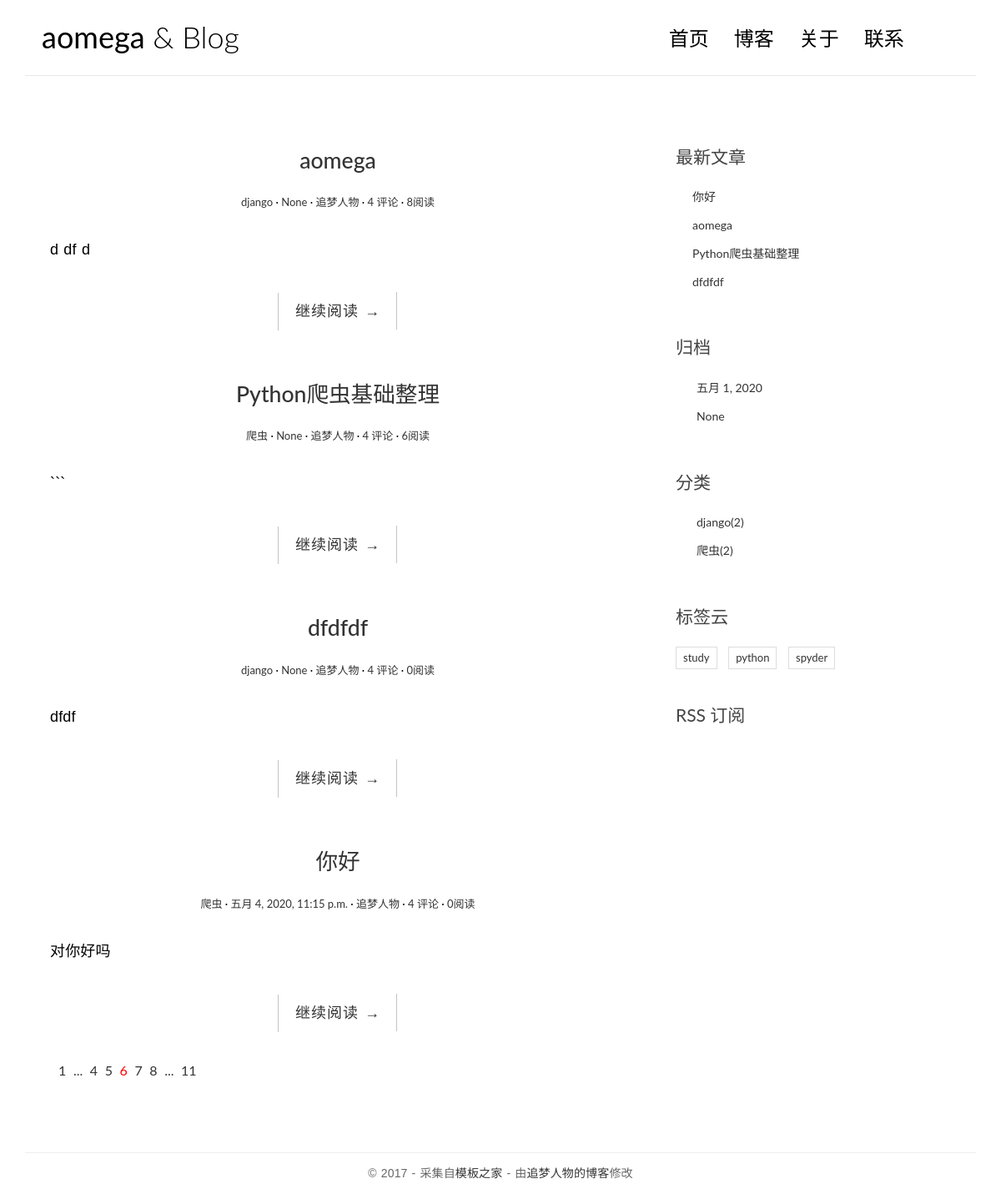
The page / on the database its author committed.
### blog/models.py (models this page shows, shortened)
class Post(models.Model):
    title = models.CharField(max_length=70)
    body = models.TextField()
    created_time = models.DateTimeField(auto_now=True)
    modified_time = models.DateTimeField(auto_now_add=True)
    excerpt = models.CharField(max_length=200, blank=True)
    views = models.PositiveIntegerField(default=0)
    category = models.ForeignKey(Category, on_delete=models.CASCADE)
    tags = models.ManyToManyField(Tag,blank=True)
    def get_absolute_url(self):
        return reverse('detail', kwargs={'id': self.id})

class Category(models.Model):
    name = models.CharField(max_length=30)
    def __str__(self):
        return self.name

class Tag(models.Model):
    name = models.CharField(max_length=30)

### blog/views.py (the view)
# urls.py: urlpatterns = [ url(r'^$', views.index, name='index'),
def index(request):
    posts = Post.objects.all()
    return render(request, 'blog/index.html',
                  context={ 'posts':posts })

### blog/templatetags/blog_tags.py (called while the page is built)
@register.simple_tag
def get_recent_posts(num=5):
    posts = Post.objects.all().order_by('-created_time')[:num]
    return posts

@register.simple_tag
def archives():
    return Post.objects.dates('created_time', 'month', order='DESC')

@register.simple_tag
def get_tags(): # 别忘了在顶部引入 Category 类
    return Tag.objects.all()

@register.simple_tag
def get_categories():
    return Category.objects.annotate(num_posts=Count('post')).filter(num_posts__gt=0)

### templates/blog/index.html (shortened to what this page needs)
{% extends 'base.html' %}
{% block main %}
    {%for post in posts%}
    <article class="post post-1">
    <header class="entry-header">
                        <h1 class="entry-title">
                            <a href="{{ post.get_absolute_url }}">{{post.title}}</a>
                        </h1>
                        <div class="entry-meta">
                            <span class="post-category"><a href="#">{{ post.category }}</a></span>
                            <span class="post-date"><a href="#"><time class="entry-date"
                                                                      datetime="{{post.created_time}}">{{post.created_time}}</time></a></span>
                            <span class="post-author"><a href="#">追梦人物</a></span>
                            <span class="comments-link"><a href="#">4 评论</a></span>
                            <span class="views-count"><a href="#">{{ post.views }}阅读</a></span>
                        </div>
                    </header>
    <div class="entry-content clearfix">
                        <p>{{ post.excerpt }}</p>
                        <div class="read-more cl-effect-14">
                            <a href="{{post.get_absolute_url}}" class="more-link">继续阅读 <span class="meta-nav">→</span></a>
                        </div>
                    </div>
    </article>
    {% endfor %}
<div class="pagination">
                    <ul>
                        <li><a href="">1</a></li>
                        <li><a href="">...</a></li>
                        <li><a href="">4</a></li>
                        <li><a href="">5</a></li>
                        <li class="current"><a href="">6</a></li>
                        <li><a href="">7</a></li>
                        <li><a href="">8</a></li>
                        <li><a href="">...</a></li>
                        <li><a href="">11</a></li>
                    </ul>
</div>
{% endblock %}

### templates/base.html (shortened to what this page needs)
{% load staticfiles %}
{% load blog_tags %}
<html>
<head>
    <link rel="stylesheet" href="/static/css/bootstrap.min.css">
    <link rel="stylesheet" href="http://code.ionicframework.com/ionicons/2.0.1/css/ionicons.min.css">
    <link rel="stylesheet" href="/static/css/pace.css">
    <link rel="stylesheet" href="/static/css/custom.css">
    <link rel="stylesheet" href="/static/css/highlights/colorful.css">
</head>
<body>
<div class="container">
    <header id="site-header">
        <div class="row">
            <div class="col-md-4 col-sm-5 col-xs-8">
                <div class="logo">
                    <h1><a href="{% url 'index' %}"><b>aomega</b> &amp; Blog</a></h1>
                </div>
            </div>
            <div class="col-md-8 col-sm-7 col-xs-4">
                <nav class="main-nav" role="navigation">
                    <div class="collapse navbar-collapse" id="bs-example-navbar-collapse-1">
                        <ul class="nav navbar-nav navbar-right">
                            <li class="cl-effect-11"><a href="{% url 'index' %}" data-hover="首页">首页</a></li>
                            <li class="cl-effect-11"><a href="{% url 'index' %}" data-hover="博客">博客</a></li>
                            <li class="cl-effect-11"><a href="about.html" data-hover="关于">关于</a></li>
                            <li class="cl-effect-11"><a href="contact.html" data-hover="联系">联系</a></li>
                        </ul>
                    </div>
                </nav>
            </div>
        </div>
    </header>
</div>
<div class="content-body">
    <div class="container">
        <div class="row">
            <main class="col-md-8">
                {% block main %}
                 {% endblock %}
            </main>
            <aside class="col-md-4">
                <div class="widget widget-recent-posts">
                    <h3 class="widget-title">最新文章</h3>
                    {% get_recent_posts as recent_post_list %}
                    <ul>
                        {% for post in recent_post_list %}
                        <li>
                            <a href="{{ post.get_absolute_url }}">{{ post.title }}</a>
                        </li>
                        {% endfor %}
                    </ul>
                </div>
                <div class="widget widget-archives">
                    <h3 class="widget-title">归档</h3>
                    {% archives as recent_time_list %}
                    <ul>
                        {% for recent_time in recent_time_list %}
                        <li>
                            <a href=" /archives/{{ recent_time.year }}/{{ recent_time.month }}/">{{recent_time}}</a>
                        </li>
                        {% endfor %}
                    </ul>
                </div>
                <div class="widget widget-category">
                    <h3 class="widget-title">分类</h3>
                     {% get_categories as categories_list %}
                    <ul>
                        {% for category in categories_list %}
                        <li>
                            <a href="/category/{{ category.id }}">{{ category.name }}<span class="post-count">({{ category.num_posts }})</span></a>
                        </li>
                        {% endfor %}
                    </ul>
                </div>
                <div class="widget widget-tag-cloud">
                    <h3 class="widget-title">标签云</h3>
                    {% get_tags as tags_list %}
                    <ul>
                        {% for tag in tags_list %}
                        <li>
                            <a href="/tag/{{ tag.id }}">{{ tag.name }}</a>
                        </li>
                        {% endfor %}
                    </ul>
                </div>
                <div class="rss">
                    <a href=""> RSS 订阅</a>
                </div>
            </aside>
        </div>
    </div>
</div>
<footer id="site-footer">
    <div class="container">
        <div class="row">
            <div class="col-md-12">
                <p class="copyright">&copy 2017 - 采集自<a href="http://www.cssmoban.com/"
                                                        target="_blank" title="模板之家">模板之家</a>
                    - 由<a href="http://zmrenwu.com/" title="网页模板" target="_blank">追梦人物的博客</a>修改
                </p>
            </div>
        </div>
    </div>
</footer>
</body>
</html>

### static/css/custom.css (style rules this page uses)
* { outline: none; }
h1, h2, h3, h4, h5, h6 { margin-top: 0; }
b { font-weight: 400; }
a { color: #333; }
body { color: #444; font-family: 'Lato', sans-serif; }
p { font-family: 'Ubuntu', sans-serif; font-weight: 400; word-spacing: 1px; letter-spacing: 0.01em; }
#site-header { background-color: #FFF; padding: 25px 20px; margin-bottom: 40px; border-bottom: 1px solid #e7e7e7; }
.logo h1 a { color: #000; }
.logo h1 { margin: 0; font-family: 'Lato', sans-serif; font-weight: 300; }
.main-nav { margin-top: 11px; max-width: 95%; }
.main-nav a { color: #000000 !important; padding: 0 0 5px 0 !important; margin-right: 30px; font-family: 'Lato', sans-serif; font-weight: 300; font-size: 24px; }
.cl-effect-11 a { padding: 10px 0; color: #0972b4; text-shadow: none; }
.cl-effect-11 a::before { position: absolute; top: 0; left: 0; overflow: hidden; padding: 0 0 5px 0 !important; max-width: 0; border-bottom: 1px solid #000; color: #000; content: attr(data-hover); white-space: nowrap; -webkit-transition: max-width 0.5s; -moz-transition: max-width 0.5s; transition: max-width 0.5s; }
.content-body { padding-bottom: 4em; }
.post { background: #fff; padding: 30px 30px 0; }
.entry-title { text-align: center; font-size: 1.9em; margin-bottom: 20px; line-height: 1.6; padding: 10px 20px 0; }
.entry-meta { text-align: center; color: #DDDDDD; font-size: 13px; margin-bottom: 30px; }
.entry-content { font-size: 18px; line-height: 1.9; font-weight: 300; color: #000; }
.post-category::after, .post-date::after, .post-author::after, .comments-link::after { content: ' ·'; color: #000; }
.read-more { font-family: 'Ubuntu', sans-serif; font-weight: 400; word-spacing: 1px; letter-spacing: 0.01em; text-align: center; margin-top: 20px; }
.cl-effect-14 a { padding: 0 20px; height: 45px; line-height: 45px; position: relative; display: inline-block; margin: 15px 25px; letter-spacing: 1px; font-weight: 400; text-shadow: 0 0 1px rgba(255, 255, 255, 0.3); }
.cl-effect-14 a::before, .cl-effect-14 a::after { position: absolute; width: 45px; height: 1px; background: #C3C3C3; content: ''; -webkit-transition: all 0.3s; -moz-transition: all 0.3s; transition: all 0.3s; pointer-events: none; }
.cl-effect-14 a::before { top: 0; left: 0; -webkit-transform: rotate(90deg); -moz-transform: rotate(90deg); transform: rotate(90deg); -webkit-transform-origin: 0 0; -moz-transform-origin: 0 0; transform-origin: 0 0; }
.cl-effect-14 a::after { right: 0; bottom: 0; -webkit-transform: rotate(90deg); -moz-transform: rotate(90deg); transform: rotate(90deg); -webkit-transform-origin: 100% 0; -moz-transform-origin: 100% 0; transform-origin: 100% 0; }
.widget { background: #fff; padding: 30px 0 0; }
.widget-title { font-size: 1.5em; margin-bottom: 20px; line-height: 1.6; padding: 10px 0 0; font-weight: 400; }
.widget-recent-posts ul { padding: 0; margin: 0; padding-left: 20px; }
.widget-recent-posts ul li { list-style-type: none; position: relative; line-height: 170%; margin-bottom: 10px; }
.widget-recent-posts ul li::before { content: '\f3d3'; font-family: "Ionicons"; position: absolute; left: -17px; top: 3px; font-size: 16px; color: #000; }
.widget-archives ul { padding: 0; margin: 0; padding-left: 25px; }
.widget-archives ul li { list-style-type: none; position: relative; line-height: 170%; margin-bottom: 10px; }
.widget-archives ul li::before { content: '\f3f3'; font-family: "Ionicons"; position: absolute; left: -25px; top: 1px; font-size: 16px; color: #000; }
.widget-category ul { padding: 0; margin: 0; padding-left: 25px; }
.widget-category ul li { list-style-type: none; position: relative; line-height: 170%; margin-bottom: 10px; }
.widget-category ul li::before { content: '\f3fe'; font-family: "Ionicons"; position: absolute; left: -25px; top: 1px; font-size: 18px; color: #000; }
.widget-tag-cloud ul { padding: 0; margin: 0; margin-right: -10px; }
.widget-tag-cloud ul li { list-style-type: none; font-size: 13px; display: inline-block; margin-right: 10px; margin-bottom: 10px; padding: 3px 8px; border: 1px solid #ddd; }
.rss { font-size: 21px; margin-top: 30px; }
.rss a { color: #444; }
#site-footer { padding-top: 10px; padding: 0 0 1.5em 0; }
.copyright { text-align: center; padding-top: 1em; margin: 0; border-top: 1px solid #eee; color: #666; }
.pagination ul { list-style: none; }
.pagination ul li { display: inline-block; font-size: 16px; margin-right: 5px; }
.current a { color: red; }

### rows shown on the page
Post: title "aomega", category "django", created_time "None", views "8", excerpt "d df d"
Post: title "Python爬虫基础整理", category "爬虫", created_time "None", views "6", excerpt "```"
Post: title "dfdfdf", category "django", created_time "None", views "0", excerpt "dfdf"
Post: title "你好", category "爬虫", created_time "五月 4, 2020, 11:15 p.m.", views "0", excerpt "对你好吗"
Category: name "django", num_posts "2"
Category: name "爬虫", num_posts "2"
Tag: name "study"
Tag: name "python"
Tag: name "spyder"

### other values the page prints
{{ recent_time }} "五月 1, 2020" "None"
